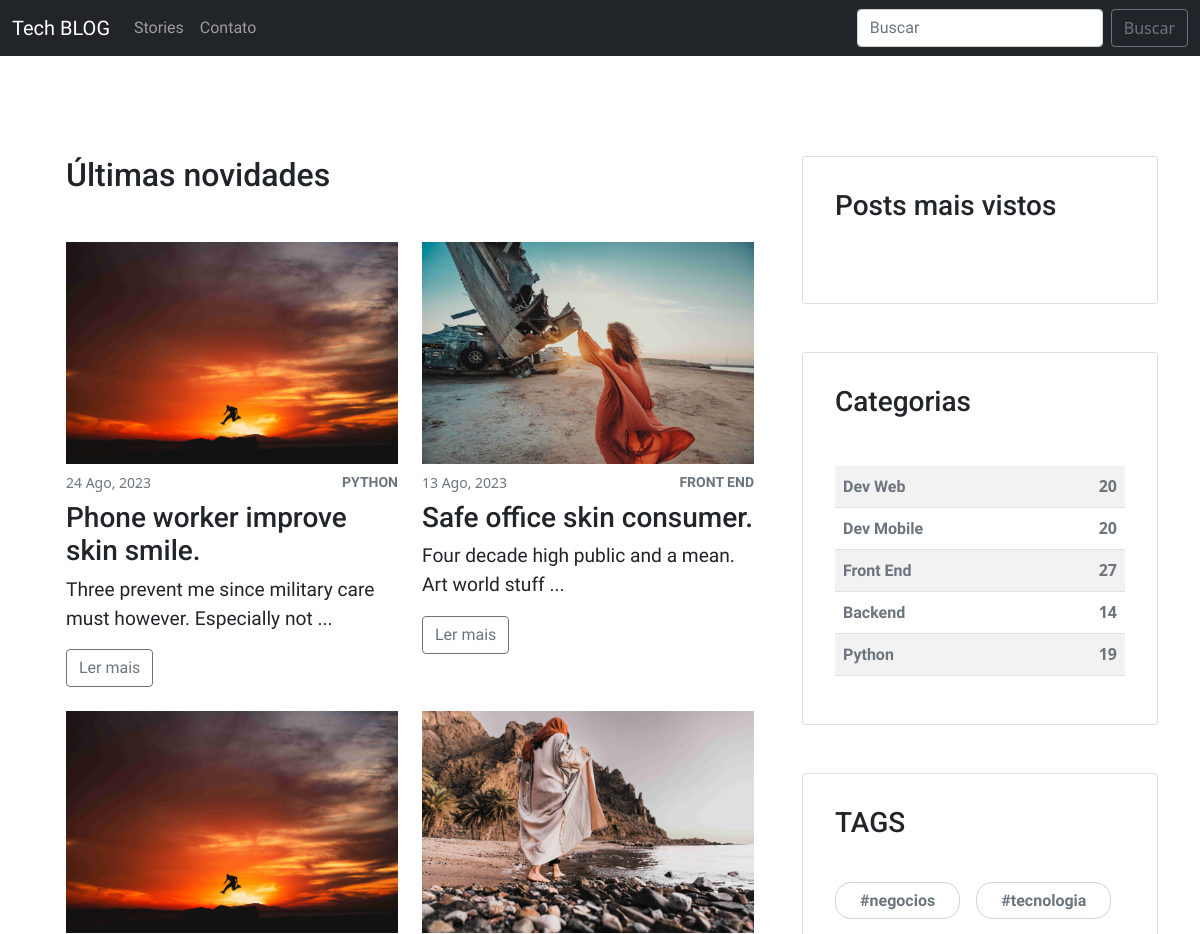
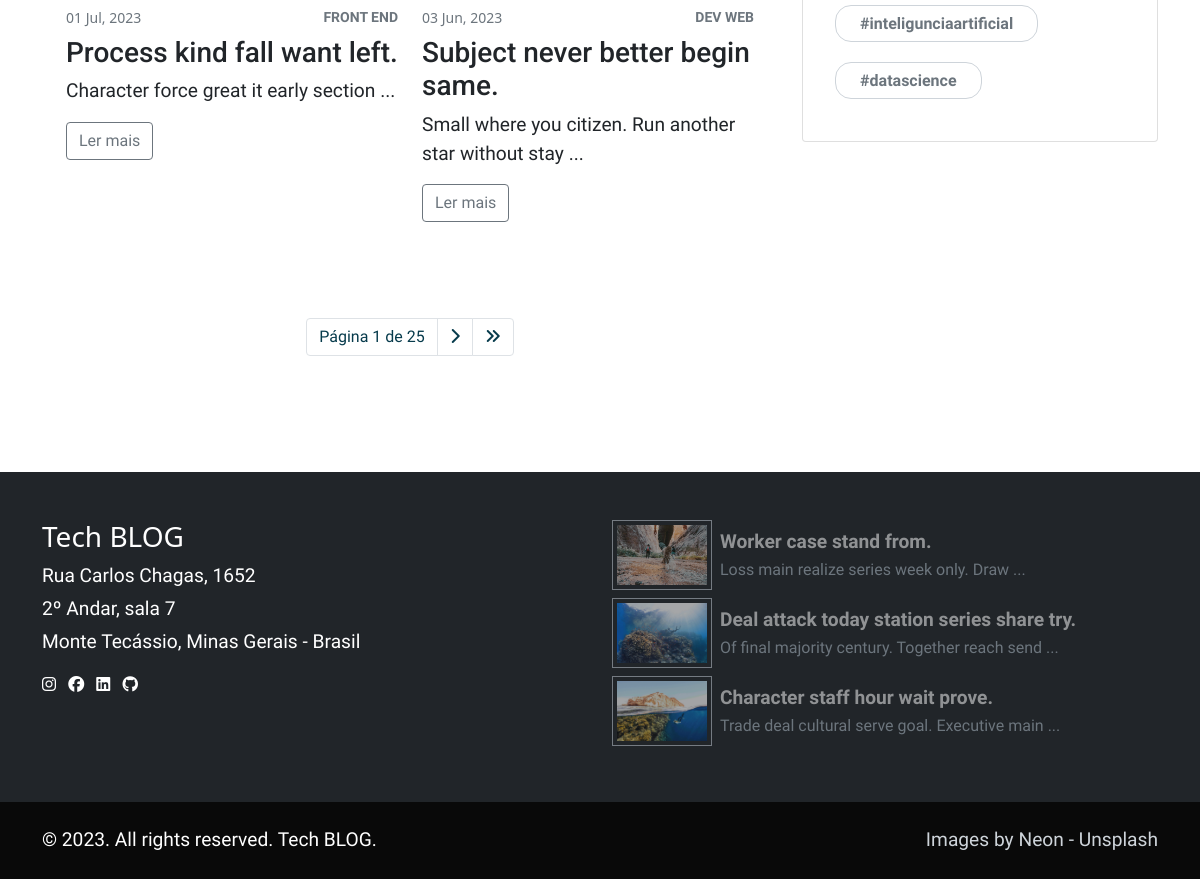
The page /blog/ on the database as committed earlier (2 pictures, top to bottom).
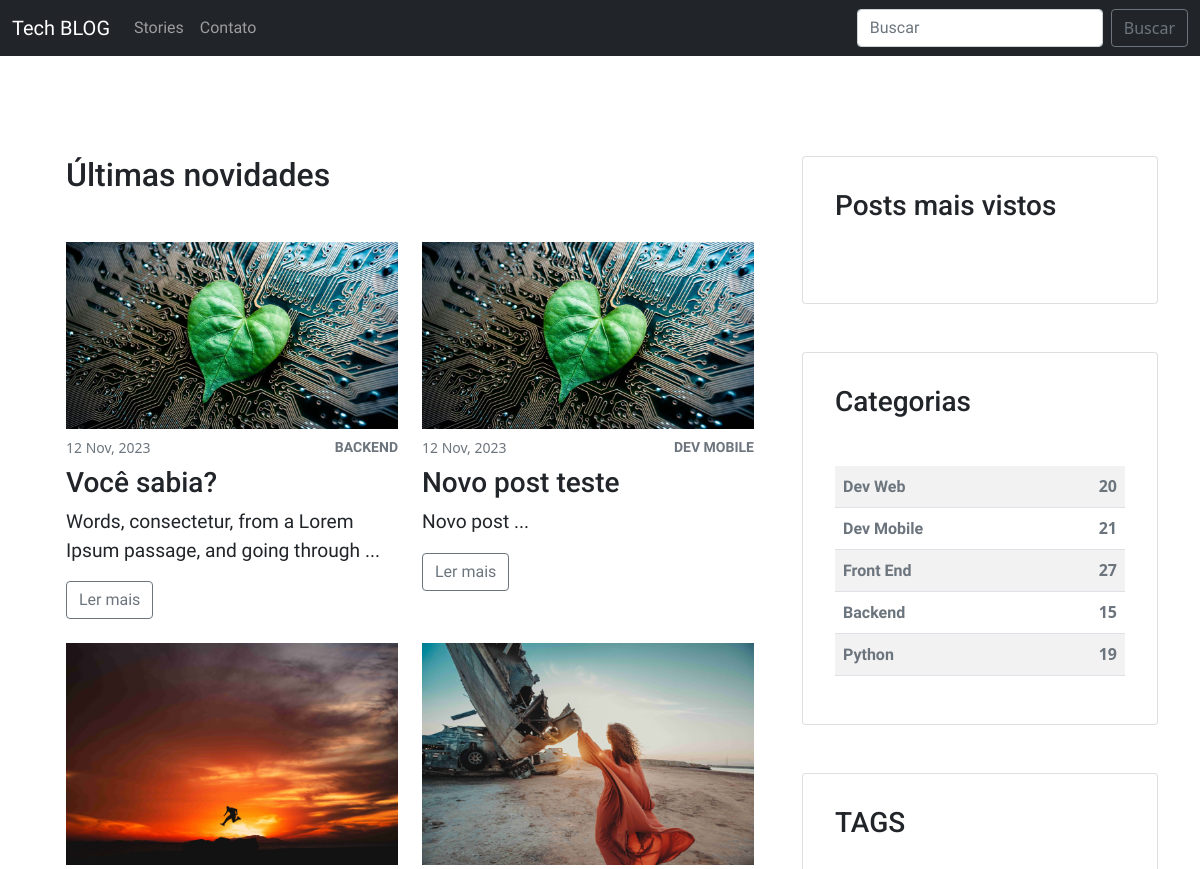
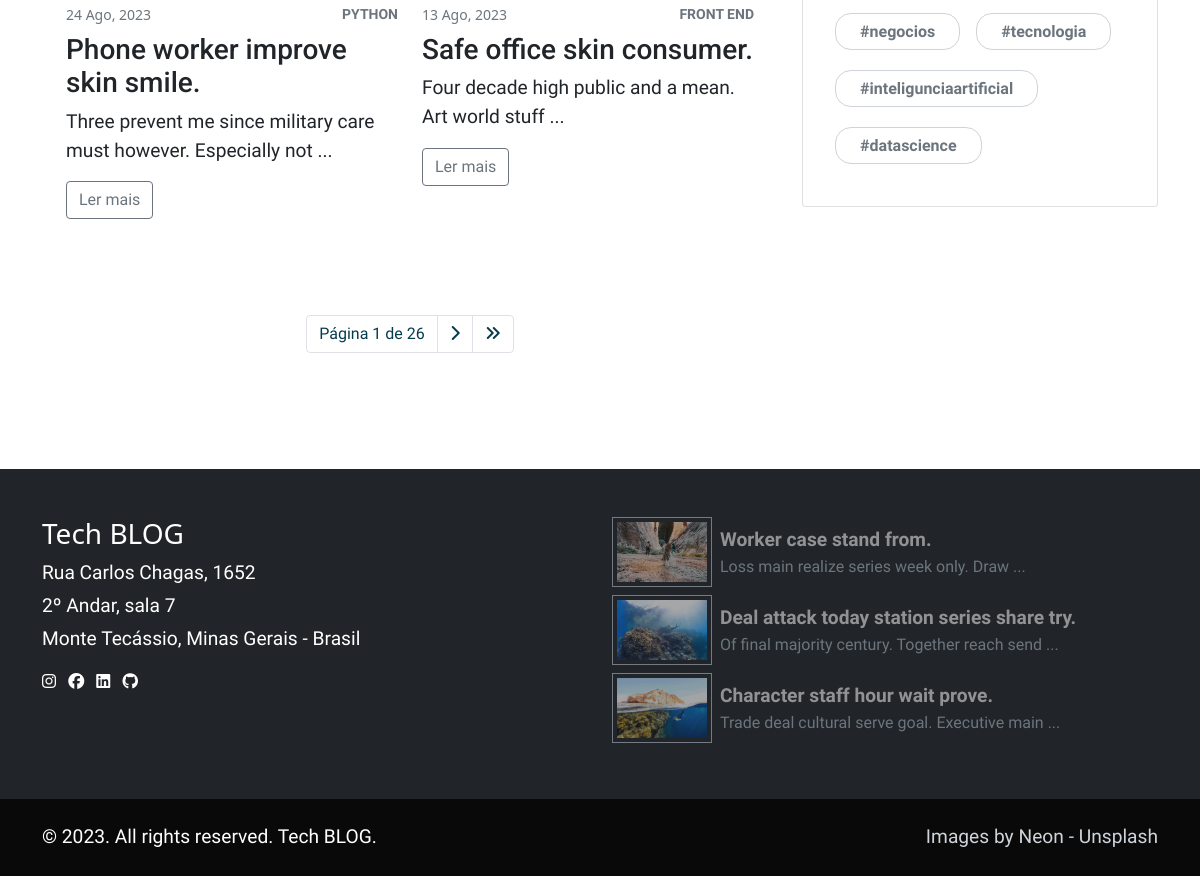
The same page on the database as committed later (2 pictures, top to bottom).
### blog/models.py (models this page shows, shortened)
class Post(models.Model):
    title = models.CharField(max_length=222)
    body = RichTextUploadingField()
    created_at = models.DateTimeField(auto_now_add=True)
    author = models.ForeignKey(User, on_delete=models.CASCADE)
    category = models.ForeignKey(Category, on_delete=models.CASCADE)
    tags = models.ManyToManyField(Tag, blank=True)
    feature_image = models.ImageField(upload_to='featured_images')

class Category(models.Model):
    name = models.CharField(max_length=100)
    slug = models.CharField(max_length=100, unique=True, blank=True)
    def __str__(self):
        return self.name
    class Meta:
        verbose_name_plural = "Categorias"

class Tag(models.Model):
    name = models.CharField(max_length=100)
    slug = models.CharField(max_length=100, unique=True, blank=True)
    @property
    def formated_name(self):
        return format_tag(self.name)
    class Meta:
        verbose_name_plural = "Tags"

class FooterFeaturedPost(models.Model):
    post = models.ForeignKey(Post, on_delete=models.CASCADE)
    active = models.BooleanField(default=True)

### blog/views.py (the view)
# urls.py: path('', list_posts, name='list_posts'),
def list_posts(request):
    context = dict()
    category_id = request.GET.get('category')
    tag_id = request.GET.get('tag')
    text_search = request.GET.get('search')
    posts_list = get_filtered_posts(category_id, tag_id, text_search)
    if category_id:
        context['category_search'] = Category.objects.get(pk=int(category_id))
    if tag_id:
        context['tag_search'] = Tag.objects.get(pk=int(tag_id))
    if text_search:
        context['text_search'] = text_search
    for post in posts_list:
        post.mini_description = format_body(post.body, 10)
    paginator = Paginator(posts_list, 4)
    page = request.GET.get('page')
    try:
        posts = paginator.page(page)
    except PageNotAnInteger:
        posts = paginator.page(1)
    except EmptyPage:
        posts = paginator.page(paginator.num_pages)
    context['posts'] = posts
    return render(request, 'blog/posts-list.html', context=context)

### blog/models.py (called while the page is built)
def format_tag(tag):
    tag = slugify(tag)
    tag = tag.replace("-", "")
    tag = "#" + tag
    return tag

### blog/utils.py (called while the page is built)
def format_body(body, num_words):
    body = body.split("</p>")[0]
    body = body.replace('<p class="mb-4 text-gray-700">', '')
    body = body.replace("<p>", "")
    body = body.split(" ")[:num_words]
    body = " ".join(body).strip(".") + " ..."
    return body

### blog/views.py (called while the page is built)
def get_filtered_posts(category_id=None, tag_id=None, text_search=None):
    filters = {}
    if category_id:
        filters['category'] = int(category_id)
    if tag_id:
        filters['tags__in'] = [int(tag_id)]
    if text_search:
        filters['title__icontains'] = text_search
    return Post.objects.filter(**filters).order_by('-created_at')

### templates/blog/posts-list.html (shortened to what this page needs)
{% extends 'blog/base_blog.html' %}
{% load static %}
{% block main %}
    <section>
        <div class="container">
            <div class="row gy-5">
                <main class="col-lg-8">
                    <div class="container">
                        <header>
                            <h2 class="mb-5">Últimas novidades</h2>
                        </header>
                        <div class="row gy-4 mb-5">
                            {% for post in posts %}
                            <div class="col-xl-6">
                                <a href="{% url 'detail_post' post.id %}">
                                    <img class="last-section-posts-image"
                                        src="{{post.feature_image.url}}">
                                </a>
                                <div class="d-flex align-items-center justify-content-between mb-2 mt-2">
                                    <small class="text-gray-600">{{post.created_at|date:"d M, Y"}}</small>
                                    <a class="small fw-bold text-uppercase small text-gray-600">{{post.category}}</a>
                                </div>
                                <h3>{{post.title}}</h3>
                                <p>{{post.mini_description}}</p>
                                <a class="btn btn-outline-secondary" href="{% url 'detail_post' post.id %}">Ler mais</a>
                            </div>
                            {% endfor %}
                        </div>
                        <div class="row">
                            <nav aria-label="Page navigation example">
                                <ul class="pagination justify-content-center mt-5">
                                    <li class="page-item"><a class="page-link " href="#">Página {{posts.number}} de {{posts.paginator.num_pages}}</a></li>
                                    {% if posts.has_next %}
                                    <li class="page-item"><a class="page-link" href="?page={{posts.next_page_number}}"><i class="fa-solid fa-chevron-right"></i></a></li>
                                    <li class="page-item"><a class="page-link" href="?page={{posts.paginator.num_pages}}"><i class="fa-solid fa-angles-right"></i></a></li>
                                    {% endif %}
                                </ul>
                            </nav>
                        </div>
                    </div>
                </main>
                {% include 'blog/components/aside.html' %}
            </div>
        </div>
    </section>
{% endblock %}

### templates/blog/base_blog.html (shortened to what this page needs)
{% extends '../base.html' %}
{% load static %}
{% block content %}
    <header>
        <nav class="navbar navbar-expand-lg navbar-dark bg-dark">
            <div class="container-fluid">
                <a class="navbar-brand" href="{% url 'home' %}">Tech BLOG</a>
                <div class="collapse navbar-collapse" id="navbarSupportedContent">
                    <ul class="navbar-nav me-auto mb-2 mb-lg-0">
                        <li class="nav-item">
                            <a class="nav-link" aria-current="page" href="{% url 'list_posts' %}">Stories</a>
                        </li>
                        <li class="nav-item">
                            <a class="nav-link" aria-current="page" href="#footer-contact">Contato</a>
                        </li>
                    </ul>
                    <form method="GET" action="{% url 'list_posts' %}" class="d-flex">
                        <input name="search" class="form-control me-2" type="search" placeholder="Buscar" aria-label="Search">
                        <button class="btn btn-outline-secondary" type="submit">Buscar</button>
                    </form>
                </div>
            </div>
        </nav>
    </header>
    {% block main %}
    {% endblock %}
    <footer class="footer text-white py-5" style="background: #212529ff">
        <div class="container">
            <div class="row">
                <div class="col-md-6">
                    <h6 class="h3" id="footer-contact">Tech BLOG</h6>
                    <p class="fw-light mb-1">Rua Carlos Chagas, 1652</p>
                    <p class="fw-light mb-1">2º Andar, sala 7</p>
                    <p class="fw-light mb-3">Monte Tecássio, Minas Gerais - Brasil</p>
                    <ul class="list-unstyled">
                        <li class="list-inline-item"><i class="fa-brands fa-instagram"></i></li>
                        <li class="list-inline-item"><i class="fa-brands fa-facebook"></i></li>
                        <li class="list-inline-item"><i class="fa-brands fa-linkedin"></i></li>
                        <li class="list-inline-item"><i class="fa-brands fa-github"></i></li>
                    </ul>
                </div>
                <div class="col-md-6">
                    {% for ffpost in footer_featured_posts %}
                    <div class="d-flex align-items-center mb-2">
                        <a href="{% url 'detail_post' ffpost.post.id %}"><img class="footer-image img-fluid p-1 border-gray-500 flex-shrink-0"
                            src="{{ffpost.post.feature_image.url}}"></a>
                        <div class="ms-2">
                            <p class="fw-bold mb-0 text-white-50">{{ffpost.post.title}}</p>
                            <span class="text-muted">{{ffpost.post.mini_description}}</span>
                        </div>
                    </div>
                    {% endfor %}
                </div>
            </div>
        </div>
    </footer>
    <div class="copyrights text-white py-4" style="background: #090909">
        <div class="container">
            <div class="row text-center gy-2">
                <div class="col-md-6 text-md-start">
                    <p class="mb-0 fw-light text-sm">© 2023. All rights reserved. Tech BLOG.</p>
                </div>
                <div class="col-md-6 text-md-end">
                    <p class="mb-0 text-sm text-gray-400">Images by <a class="text-reset fw-light"
                            href="https://unsplash.com/pt-br/@neom">Neon</a> - Unsplash</p>
                </div>
            </div>
        </div>
    </div>
{% endblock %}

### templates/base.html (shortened to what this page needs)
{% load static %}
<!DOCTYPE html>
<html lang="en">
<head>
    <link href="https://cdn.jsdelivr.net/npm/bootstrap@5.0.2/dist/css/bootstrap.min.css" rel="stylesheet"
>
    <link rel="stylesheet" href="https://cdnjs.cloudflare.com/ajax/libs/font-awesome/6.4.2/css/all.min.css"
 />
    <link rel="stylesheet" href="//cdn.jsdelivr.net/npm/alertifyjs@1.13.1/build/css/alertify.min.css"/>
    <link rel="stylesheet" href="//cdn.jsdelivr.net/npm/alertifyjs@1.13.1/build/css/themes/default.min.css"/>
    <link rel="stylesheet" type="text/css" href="{% static 'css/style.css' %}" media="screen" />
</head>
<body>
    {% block content %}
    {% endblock %}
</body>
</html>

### templates/blog/components/aside.html (shortened to what this page needs)
{% load static %}
{% load hitcount_tags %}
<aside class="col-lg-4">
    <div class="card mb-5 p-3">
        <div class="card-body">
            <h3 class="mb-5">Posts mais vistos</h3>
        </div>
    </div>
    <div class="card mb-5 p-3">
        <div class="card-body">
            <h3 class="mb-5">Categorias</h3>
            <table class="table table-striped">
                <tbody class="fw-bold">
                    {% for category in categories %}
                    <tr class="cursor-pointer">
                        {% if post %}
                        <td class="text-gray-600 {% if post.category.id == category.id %} selected {% endif %}">{{category.name}}</td>
                        <td class="text-end text-gray-600 {% if post.category.id == category.id %} selected {% endif %}">{{category.count}}</td>
                        {% else %}
                        <td><a class="text-gray-600 fw-bold" href="/blog?category={{category.id}}{% if tag_search %}&tag={{tag_search.id}}{% endif %}{% if text_search %}&search={{text_search}}{% endif %}">{{category.name}}</a></td>
                        <td class="text-end text-gray-600">{{category.count}}</td>
                        {% endif %}
                    </tr>
                    {% endfor %}
                </tbody>
            </table>
        </div>
    </div>
    <div class="card mb-5 p-3">
        <div class="card-body">
            <h3 class="mb-5">TAGS</h3>
            <div class="tags-container">
                {% for tag in tags %}
                <div><a class="tag border-gray-400 py-2 px-4 fw-bold" href="/blog?tag={{tag.id}}">{{tag.formated_name}}</a></div>
                {% endfor %}
            </div>
        </div>
</aside>

### static/css/style.css (style rules this page uses)
:root { --gray-100: #f8f9faff; --gray-200: #e9ecefff; --gray-300: #dee2e6ff; --gray-400: #ced4daff; --gray-500: #adb5bdff; --gray-600: #6c757dff; --gray-700: #495057ff; --gray-800: #343a40ff; --gray-900: #212529ff; --dark-blue: #073B4C; --light-blue: #118AB2; --green: #06D6A0; --yellow: #FFD166; --red: #EF476F; }
.text-gray-400 { color: var(--gray-400); }
.text-gray-600 { color: var(--gray-600); }
.border-gray-400 { border: 1px solid var(--gray-400) }
.border-gray-500 { border: 1px solid var(--gray-500) }
body { color: var(--gray-900); }
a { color: var(--gray-900); text-decoration: None; }
p { font-size: 1.2rem; }
p, span, a, input { font-family: "Nunito Sans", sans-serif; }
h1, h2, h3, h4, h5 { font-family: 'Roboto', sans-serif; }
section { padding: 6.25rem 0; overflow-x: hidden; }
.last-section-posts-image { width: 100%; }
.footer-image { width: 100px; cursor: pointer; opacity: 0.6; transition: 400ms; }
.tags-container { display: flex; gap: 1rem; flex-wrap: wrap; }
.tags-container div { margin-bottom: 16px; }
.tags-container div a.tag { border-radius: 16px; margin: 1rem 0; color: #6c757dff; }
.cursor-pointer { cursor: pointer; }
.pagination > li > a { background-color: white; color: var(--dark-blue); }

Rows that differ between the two databases and show on the page:
no longer on this page (row unchanged): Post: feature_image (picture), created_at "01 Jul, 2023", category "FRONT END", title "Process kind fall want left.", mini_description "Character force great it early section ..."
no longer on this page (row unchanged): Post: feature_image (picture), created_at "03 Jun, 2023", category "DEV WEB", title "Subject never better begin same.", mini_description "Small where you citizen. Run another star without stay ..."
added Post: feature_image (picture), created_at "12 Nov, 2023", category "BACKEND", title "Você sabia?", mini_description "Words, consectetur, from a Lorem Ipsum passage, and going through ..."
added Post: feature_image (picture), created_at "12 Nov, 2023", category "DEV MOBILE", title "Novo post teste", mini_description "Novo post ..."
computed for Category "Dev Mobile": count "20" → "21"
computed for Category "Backend": count "14" → "15"
Other text that changed with them:
{{ posts.paginator.num_pages }}: "25" → "26"
